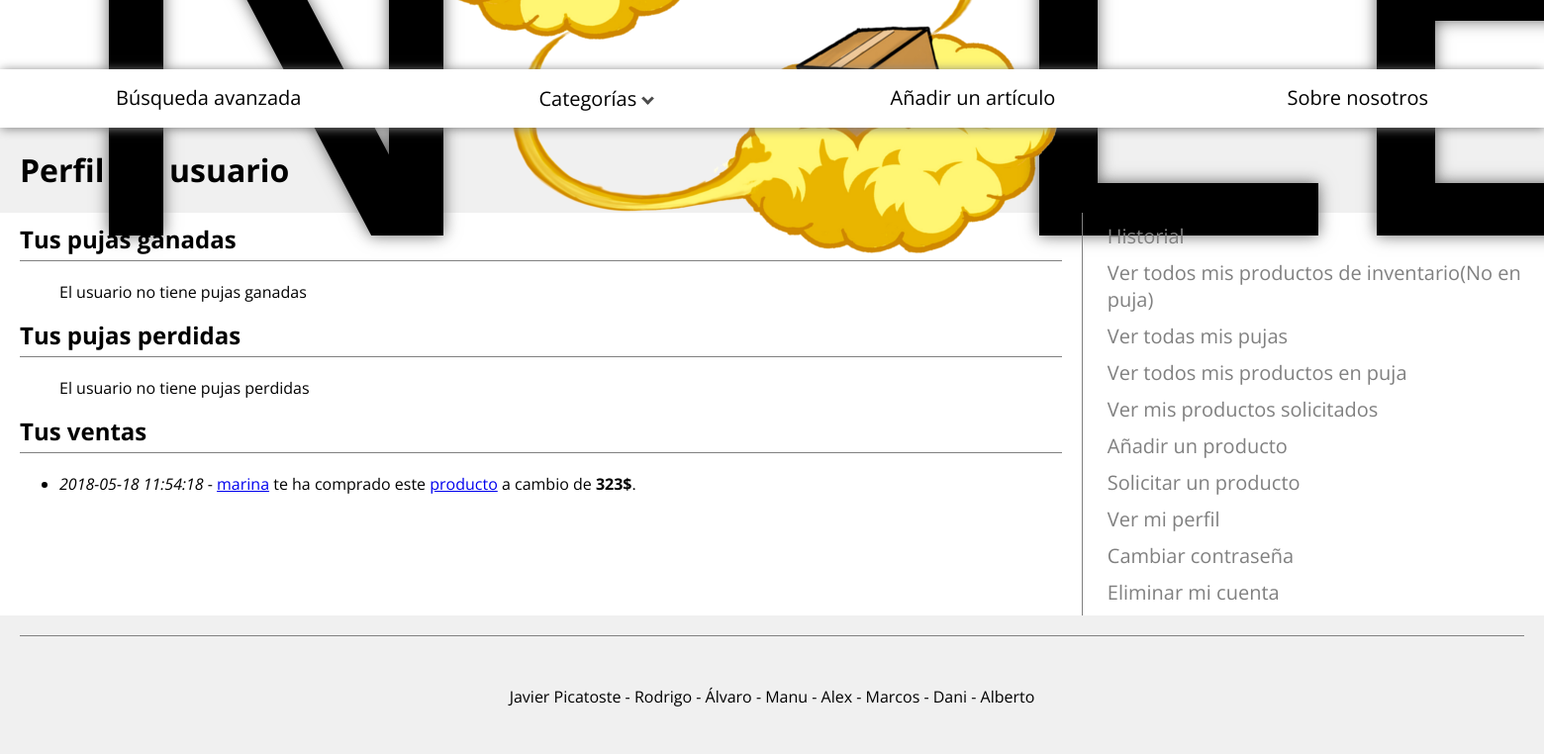
/perfil.php (signed in), run on the app's committed database.
### tables this page shows
CREATE TABLE IF NOT EXISTS `puja` (
  `Id` int(11) NOT NULL,
  `IdProducto` int(11) NOT NULL,
  `IdVendedor` varchar(50) NOT NULL,
  `IdPostor` varchar(20) NOT NULL,
  `Precio` float NOT NULL,
  `IdTrueque` int(11) DEFAULT NULL,
  `Fecha` datetime NOT NULL,
  `Estado` varchar(20) NOT NULL,
  `Valorada` tinyint(1) NOT NULL,
  PRIMARY KEY (`Id`),
  KEY `IdProducto` (`IdProducto`),
  KEY `IdPostor` (`IdPostor`),
  KEY `IdTrueque` (`IdTrueque`),
  KEY `IdVendedor` (`IdVendedor`)
);

### include/pujaSA.php (called while the page is built, shortened)
<?php
require_once('pujaTransfer.php');
require_once('pujaDAO.php');
class pujaSA {
    protected $dao;
    public function getPujasPostor($idPostor, $estado) {
      if(!$this->dao){
          $this->dao= new pujaDAO();
        }
      $aux= $this->dao;
      return $aux->getPujasPostor($idPostor, $estado);
    }
    public function getPujasVendedorCerradas($idVendedor) {
      $aux= $this->dao;
      return $aux->getPujasVendedorCerradas($idVendedor);
    }
}
?>

### include/DAO.php (called while the page is built)
<?php
class DAO {
   protected $db;
    protected function conectar() {
       if ($this->db = new mysqli("localhost", "noleUser", "MAbqq3DquJh3bQvY", "nole")) {
        	return $this->db;
      }
        else
          return false;
    }
    protected function desconectar() {
       if($this->db) {
       	$ok = mysqli_close($this->db);
       	if($ok)
          return true;
       	else
          return false;
       }
       else
        return false;
    }
}
?>

### include/pujaDAO.php (called while the page is built, shortened)
<?php
require_once('pujaTransfer.php');
require_once('DAO.php');
class pujaDAO extends DAO{
    public function getPujasPostor($idPostor, $estado){
      if($ok = parent::conectar()){
        if($estado != "PENDIENTE" && $estado != "GANADA" && $estado != "PERDIDA") $sql = "SELECT * from puja where IdPostor = '$idPostor' ORDER BY Fecha";
        else $sql = "SELECT * from puja where IdPostor = '$idPostor' AND Estado = '$estado' ORDER BY Fecha";
        $consulta = mysqli_query($this->db, $sql);
        if(mysqli_num_rows($consulta) > 0){
          $pujas = array();
          while( $fila = mysqli_fetch_assoc($consulta)){
            $puja = new pujaTransfer($fila["Id"], $fila["IdProducto"], $fila["IdVendedor"], $fila["IdPostor"], $fila["Precio"], $fila["IdTrueque"], $fila["Fecha"], $fila["Estado"], $fila["Valorada"]);
            $pujas[] = $puja;
          }
            parent::desconectar();
            return $pujas;
        }
        else {
          return NULL;
        }
      }
      else {
        return NULL;
      }
    }
  public function getPujasVendedorCerradas($idVendedor) {
    if($ok = parent::conectar()){
      $sql = "SELECT * from puja where IdVendedor = '$idVendedor' AND Estado = 'GANADA' ORDER BY Fecha";
      $consulta = mysqli_query($this->db, $sql);
      if(mysqli_num_rows($consulta) > 0){
        $pujas = array();
        while( $fila = mysqli_fetch_assoc($consulta)){
          $puja = new pujaTransfer($fila["Id"], $fila["IdProducto"], $fila["IdVendedor"], $fila["IdPostor"], $fila["Precio"], $fila["IdTrueque"], $fila["Fecha"], $fila["Estado"], $fila["Valorada"]);
          $pujas[] = $puja;
        }
          return $pujas;
      }
      else{
        parent::desconectar();
        return NULL;
      }
  }
    else {
      return NULL;
    }
  }
}
?>

### include/pujaTransfer.php (called while the page is built, shortened)
<?php
class pujaTransfer{
	private $idProducto;
	private $idPostor;
	private $precio;
	private $idTrueque;
	private $fecha;
	public function __construct($id, $idProducto, $idVendedor, $idPostor, $precio, $idTrueque, $fecha, $estado, $valorada){
		$this->idProducto = $idProducto;
		$this->idPostor = $idPostor;
		$this->precio = $precio;
		$this->idTrueque = $idTrueque;
		$this->fecha = $fecha;
	}
	public function getIdProducto(){
		return $this->idProducto;
	}
	public function getIdPostor(){
		return $this->idPostor;
	}
	public function getPrecio(){
		return $this->precio;
	}
	public function getIdTrueque(){
		return $this->idTrueque;
	}
	public function getFecha(){
		return $this->fecha;
	}
}
?>

### actividadReciente.php (the view, shortened to what this page needs)
<?php
require_once("include/pujaSA.php");
$sa = new pujaSA();
$saProd = new productoOfreSA();
$pujasGanadas = $sa->getPujasPostor($_SESSION["nombre"], "GANADA");
$pujasPerdidas = $sa->getPujasPostor($_SESSION["nombre"], "PERDIDA");
$pujasVendidas = $sa->getPujasVendedorCerradas($_SESSION["nombre"]);
?>
<h2>Tus pujas ganadas</h2>
<ul>
<?php
  if($pujasGanadas != NULL){
	for ($i=0; $i < sizeof($pujasGanadas); $i++) {
		$path = '"product.php?id='.$pujasGanadas[$i]->getIdProducto().'"';
		$pathOfer = '"product.php?id='.$pujasGanadas[$i]->getIdTrueque().'"';
		$p = $saProd->getProducto($pujasGanadas[$i]->getIdProducto());
	?>
		<li><em><?php echo $pujasGanadas[$i]->getFecha()?></em> - Ha ganado la puja por este <a href=<?php echo $path; ?>>producto</a> a cambio de
			<?php
				if($pujasGanadas[$i]->getIdTrueque()!=NULL){
					echo "<a href=".$pathOfer.">producto ofertado</a>.";
				}
				else{
					echo "<b>".$pujasGanadas[$i]->getPrecio()."$</b>.";
				}
			?>
			Vendedor: <a href=<?php echo "perfilVisitante.php?nickname=".$pujasGanadas[$i]->getIdVendedor();?>><?php echo $pujasGanadas[$i]->getIdVendedor();?></a>
			<?php if(!$pujasGanadas[$i]->getValorada()){ ?>
			<a class='valorar' onclick= <?php echo "valorarPuja(".$pujasGanadas[$i]->getId().")"; ?>>Valorar vendedor</a>
			<?php } ?>
		</li>
	<?php
		}
  } else echo "El usuario no tiene pujas ganadas";
	    ?>
</ul>
<h2>Tus pujas perdidas</h2>
<ul>
<?php
  if($pujasPerdidas != NULL){
	for ($i=0; $i < sizeof($pujasPerdidas); $i++) {
		$path = '"product.php?id='.$pujasPerdidas[$i]->getIdProducto().'"';
		$pathOfer = '"product.php?id='.$pujasPerdidas[$i]->getIdTrueque().'"';
		$p = $saProd->getProducto($pujasPerdidas[$i]->getIdProducto());
	?>
		<li><em><?php echo $pujasPerdidas[$i]->getFecha()?></em> - Ha ganado la puja por este <a href=<?php echo $path; ?>>producto</a> a cambio de
			<?php
				if($pujasPerdidas[$i]->getIdTrueque()!=NULL){
					echo "<a href=".$pathOfer.">producto ofertado</a>.";
				}
				else{
					echo "<b>".$pujasPerdidas[$i]->getPrecio()."$</b>.";
				}
			?>
			Vendedor: <a href=<?php echo "perfilVisitante.php?nickname=".$pujasPerdidas[$i]->getIdVendedor();?>><?php echo $pujasPerdidas[$i]->getIdVendedor();?></a>
		</li>
	<?php
		}
  } else echo "El usuario no tiene pujas perdidas";
	    ?>
</ul>
<h2>Tus ventas</h2>
<ul>
<?php
  if($pujasVendidas != NULL){
	for ($i=0; $i < sizeof($pujasVendidas); $i++) {
		$path = '"product.php?id='.$pujasVendidas[$i]->getIdProducto().'"';
		$pathOfer = '"product.php?id='.$pujasVendidas[$i]->getIdTrueque().'"';
	?>
		<li><em><?php echo $pujasVendidas[$i]->getFecha()?></em> - <a href=<?php echo "perfilVisitante.php?nickname=".$pujasVendidas[$i]->getIdPostor();?>><?php echo $pujasVendidas[$i]->getIdPostor();?></a> te ha comprado este <a href=<?php echo $path; ?>>producto</a> a cambio de
			<?php
				if($pujasVendidas[$i]->getIdTrueque()!=NULL){
					echo "<a href=".$pathOfer.">producto ofertado</a>.";
				}
				else{
					echo "<b>".$pujasVendidas[$i]->getPrecio()."$</b>.";
				}
			?>
		</li>
	<?php
		}
  } else echo "El usuario no ha vendido ningún producto";
	    ?>
</ul>

### estilo.css (style rules this page uses)
body { font-family: 'Open Sans', sans-serif; margin: 0; background-color: #F0F0F0; transition: all .3s; }

### perfil-style.css (style rules this page uses)
.izquierda h2 { margin-top: 0; padding-bottom: 5px; border-bottom: 1px solid gray; }

### actividadReciente-style.css (style rules this page uses)
li { margin-bottom: 10px; }

### data on the page
puja: Fecha "2018-05-18 11:54:18", IdPostor "marina", Precio "323"
